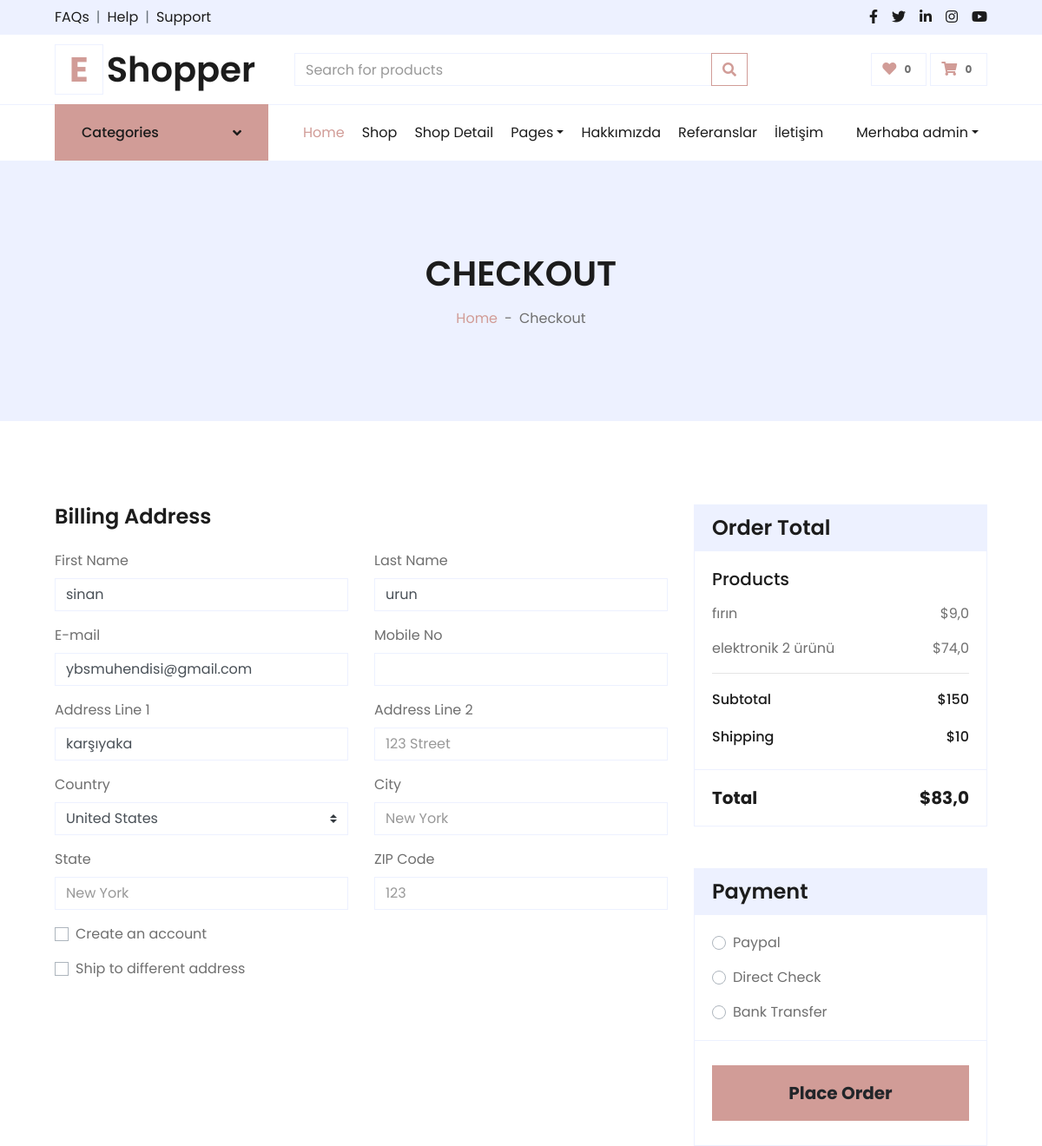
Before: /order/orderproduct/ (signed in, upper part) with the older database file.
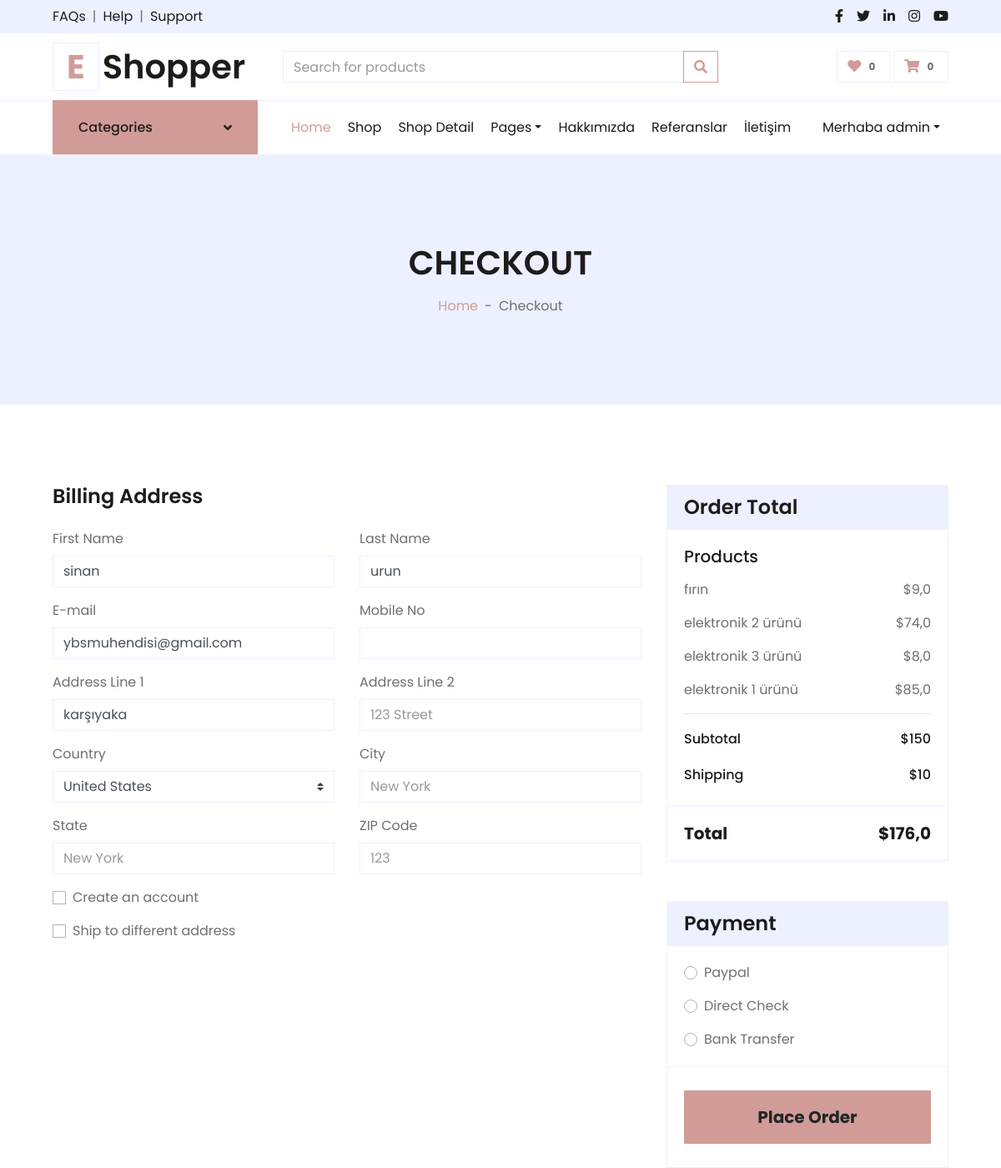
After: the same page with the newer database file.
### order/models.py (models this page shows)
class ShopCart(models.Model):
    user = models.ForeignKey(User, on_delete=models.SET_NULL, null=True)
    product = models.ForeignKey(Product, on_delete=models.SET_NULL, null=True)
    quantity = models.IntegerField()
    def __str__(self):
        return self.product.title
    @property
    def price(self):
        return (self.product.price)
    @property
    def amount(self):
        return (self.quantity * self.product.price)

### product/models.py (models this page shows, shortened)
class Product(models.Model):
    STATUS = (
        ('True', 'Evet'),
        ('False', 'Hayir'),
    )
    category = models.ForeignKey(Category, on_delete=models.CASCADE)  # manytoonerelationwithCategory
    title = models.CharField(max_length=150)
    keywords = models.CharField(blank=True, max_length=255)
    description = models.TextField(blank=True, max_length=255)
    image = models.ImageField(blank=True, upload_to='images/', default="images/default.jpg")
    price = models.FloatField()
    amount = models.IntegerField(default=0)
    detail=RichTextUploadingField()
    status = models.CharField(max_length=10, choices=STATUS, default='False')
    create_at = models.DateTimeField(auto_now_add=True)
    update_at = models.DateTimeField(auto_now=True)
    slug = models.SlugField(null=False, unique=True)
    user = models.ForeignKey(User, on_delete=models.CASCADE)
    reviewsCount = models.IntegerField(default=0)
    def image_tag(self):
        return mark_safe('<img src="{}" height="50"/>'.format(self.image.url))
    image_tag.short_description = 'Image'

### order/views.py (the view, shortened to what this page needs)
# urls.py: path('orderproduct/', views.orderproduct, name='orderproduct'),
def orderproduct(request):
    current_user = request.user
    shopcart = ShopCart.objects.filter(user_id=current_user.id)
    total = 0
    for rs in shopcart:
        total += rs.price * rs.quantity
    user_instance = current_user
    profile = UserProfile.objects.get(user=user_instance)
    form = OrderForm()
    context = {'shopcart': shopcart,
               'total': total,
               'form': form,
               'profile': profile,
               }
    return render(request, 'order_form.html', context)

### order/forms.py
class OrderForm(ModelForm):
    class Meta:
        model = Order
        fields = ['first_name', 'last_name', 'address', 'phone', 'city', 'country']

### home/context_processors.py (called while the page is built)
def setting(request):
    setting = Setting.objects.get(pk=1)
    if setting:
        return {'setting': setting}

### product/context_processors.py (called while the page is built)
def category(request):
    category = Category.objects.all()
    if category:
        return {'category': category}

### order/templates/order_form.html (shortened to what the changed rows need)
{% extends 'homebase.html' %}
{% block body %}
    <div class="container-fluid bg-secondary mb-5">
        <div class="d-flex flex-column align-items-center justify-content-center" style="min-height: 300px">
            <h1 class="font-weight-semi-bold text-uppercase mb-3">Checkout</h1>
        </div>
    </div>
<form action="" method="post">
    <div class="container-fluid pt-5">
        <div class="row px-xl-5">
            <div class="col-lg-4">
                <div class="card border-secondary mb-5">
                    <div class="card-body">
                        {% for urun in shopcart %}
                        <div class="d-flex justify-content-between">
                            <p>{{  urun}}</p>
                            <p>${{  urun.amount }}</p>
                        </div>
                        {%  endfor %}
                    </div>
                    <div class="card-footer border-secondary bg-transparent">
                        <div class="d-flex justify-content-between mt-2">
                            <h5 class="font-weight-bold">Total</h5>
                            <h5 class="font-weight-bold">${{ total }}</h5>
                        </div>
                    </div>
                </div>
            </div>
        </div>
    </div>
</form>
{% endblock %}

Changed rows visible on the page:
added ShopCart: product.title "elektronik 3 ürünü", amount "8,0"
added ShopCart: product.title "elektronik 1 ürünü", amount "85,0"
Other visible differences:
{{ total }}: "83,0" → "176,0"
